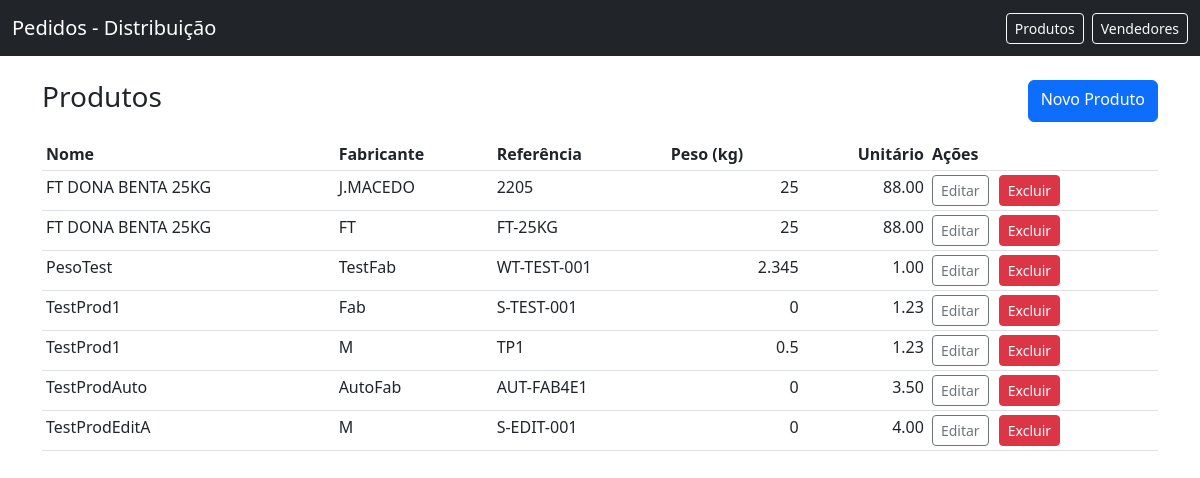
/products, run on an earlier commit of the app's database.
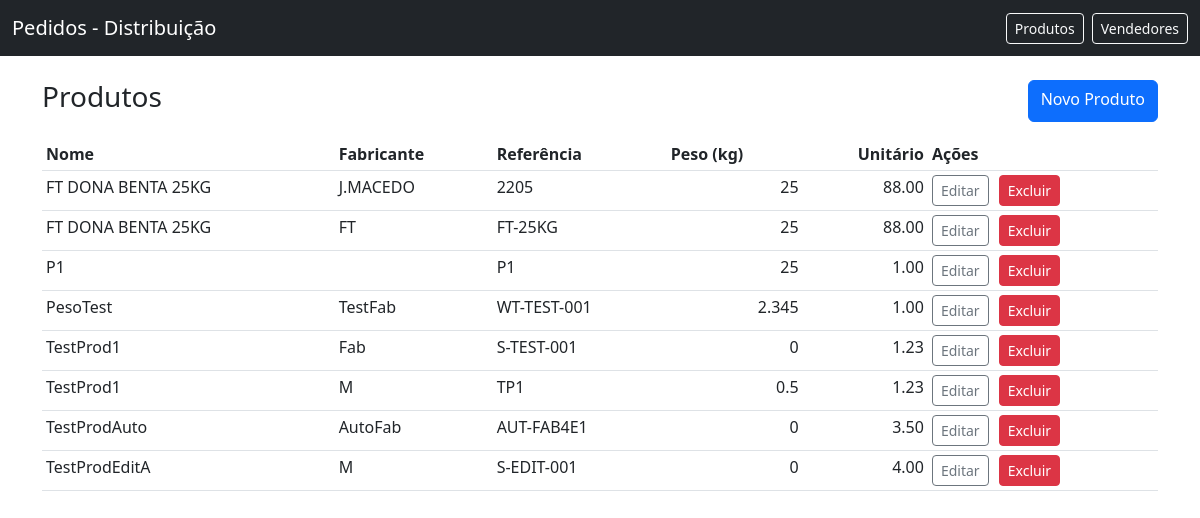
And on a later commit of the database.
### app/models.py (models this page shows)
class Product(db.Model):
    id = db.Column(db.Integer, primary_key=True)
    name = db.Column(db.String(200), nullable=False)
    manufacturer = db.Column(db.String(200))
    sku = db.Column(db.String(100), unique=True)
    unit_price = db.Column(db.Float, default=0.0)
    weight = db.Column(db.Float, default=0.0)

### app/routes.py (the view)
@bp.route('/products')
def products():
    ps = Product.query.order_by(Product.name).all()
    return render_template('products.html', products=ps)

### app/templates/products.html
{% extends 'layout.html' %}
{% block content %}
  <div class="d-flex justify-content-between mb-3">
    <h3>Produtos</h3>
    <a class="btn btn-primary" href="{{ url_for('main.new_product') }}">Novo Produto</a>
  </div>
  <table class="table table-sm">
    <thead>
      <tr><th>Nome</th><th>Fabricante</th><th>Referência</th><th>Peso (kg)</th><th class="text-end">Unitário</th><th>Ações</th></tr>
    </thead>
    <tbody>
      {% for p in products %}
        <tr>
          <td>{{ p.name }}</td>
          <td>{{ p.manufacturer or '' }}</td>
          <td>{{ p.sku }}</td>
          <td class="text-end">{{ p.weight|fmt_weight }}</td>
          <td class="text-end">{{ '%.2f'|format(p.unit_price or 0.0) }}</td>
          <td>
            <a class="btn btn-sm btn-outline-secondary" href="{{ url_for('main.edit_product', product_id=p.id) }}">Editar</a>
            <form method="post" action="{{ url_for('main.delete_product', product_id=p.id) }}" style="display:inline-block; margin-left:6px;" onsubmit="return confirm('Remover produto {{ p.name }}?');">
              <button class="btn btn-sm btn-danger" type="submit">Excluir</button>
            </form>
          </td>
        </tr>
      {% endfor %}
    </tbody>
  </table>
{% endblock %}

What changed in the data, as far as the page shows it:
added Product: name "P1", sku "P1", weight|fmt_weight "25", unit_price "1.00"
